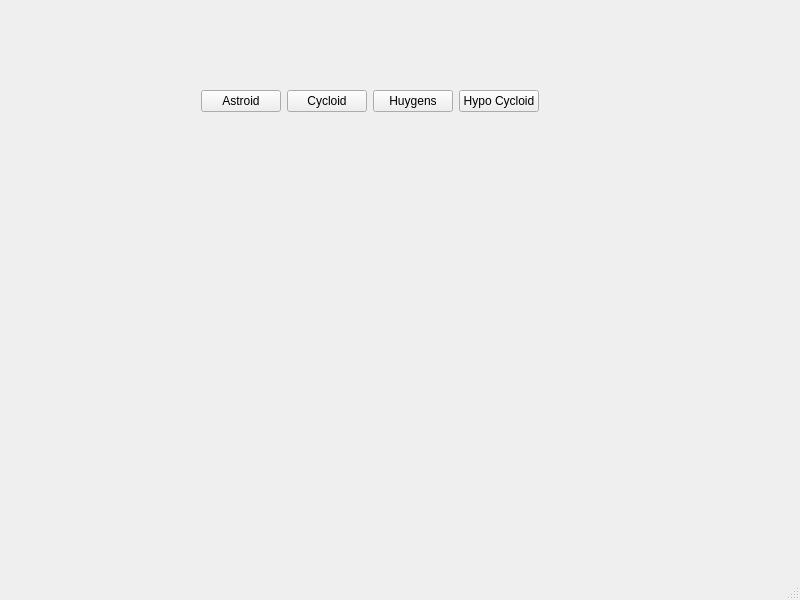
<?xml version="1.0" encoding="UTF-8"?>
<ui version="4.0">
 <class>MainWindow</class>
 <widget class="QMainWindow" name="MainWindow">
  <property name="geometry">
   <rect>
    <x>0</x>
    <y>0</y>
    <width>800</width>
    <height>600</height>
   </rect>
  </property>
  <property name="windowTitle">
   <string>MainWindow</string>
  </property>
  <widget class="QWidget" name="centralwidget">
   <widget class="QWidget" name="">
    <property name="geometry">
     <rect>
      <x>160</x>
      <y>90</y>
      <width>419</width>
      <height>381</height>
     </rect>
    </property>
    <layout class="QVBoxLayout" name="verticalLayout" stretch="1,3">
     <item>
      <layout class="QHBoxLayout" name="horizontalLayout">
       <item>
        <spacer name="horizontalSpacer_2">
         <property name="orientation">
          <enum>Qt::Horizontal</enum>
         </property>
         <property name="sizeHint" stdset="0">
          <size>
           <width>40</width>
           <height>20</height>
          </size>
         </property>
        </spacer>
       </item>
       <item>
        <widget class="QPushButton" name="btnAstroid">
         <property name="text">
          <string>Astroid</string>
         </property>
        </widget>
       </item>
       <item>
        <widget class="QPushButton" name="btn_Cycloid">
         <property name="text">
          <string>Cycloid</string>
         </property>
        </widget>
       </item>
       <item>
        <widget class="QPushButton" name="btnHuygens">
         <property name="text">
          <string>Huygens</string>
         </property>
        </widget>
       </item>
       <item>
        <widget class="QPushButton" name="btnHypoCycloid">
         <property name="text">
          <string>Hypo Cycloid</string>
         </property>
        </widget>
       </item>
       <item>
        <spacer name="horizontalSpacer">
         <property name="orientation">
          <enum>Qt::Horizontal</enum>
         </property>
         <property name="sizeHint" stdset="0">
          <size>
           <width>40</width>
           <height>20</height>
          </size>
         </property>
        </spacer>
       </item>
      </layout>
     </item>
     <item>
      <widget class="RenderArea" name="renderArea" native="true"/>
     </item>
    </layout>
   </widget>
  </widget>
  <widget class="QMenuBar" name="menubar">
   <property name="geometry">
    <rect>
     <x>0</x>
     <y>0</y>
     <width>800</width>
     <height>21</height>
    </rect>
   </property>
  </widget>
  <widget class="QStatusBar" name="statusbar"/>
 </widget>
 <customwidgets>
  <customwidget>
   <class>RenderArea</class>
   <extends>QWidget</extends>
   <header>renderarea.h</header>
   <container>1</container>
  </customwidget>
 </customwidgets>
 <resources/>
 <connections/>
</ui>
